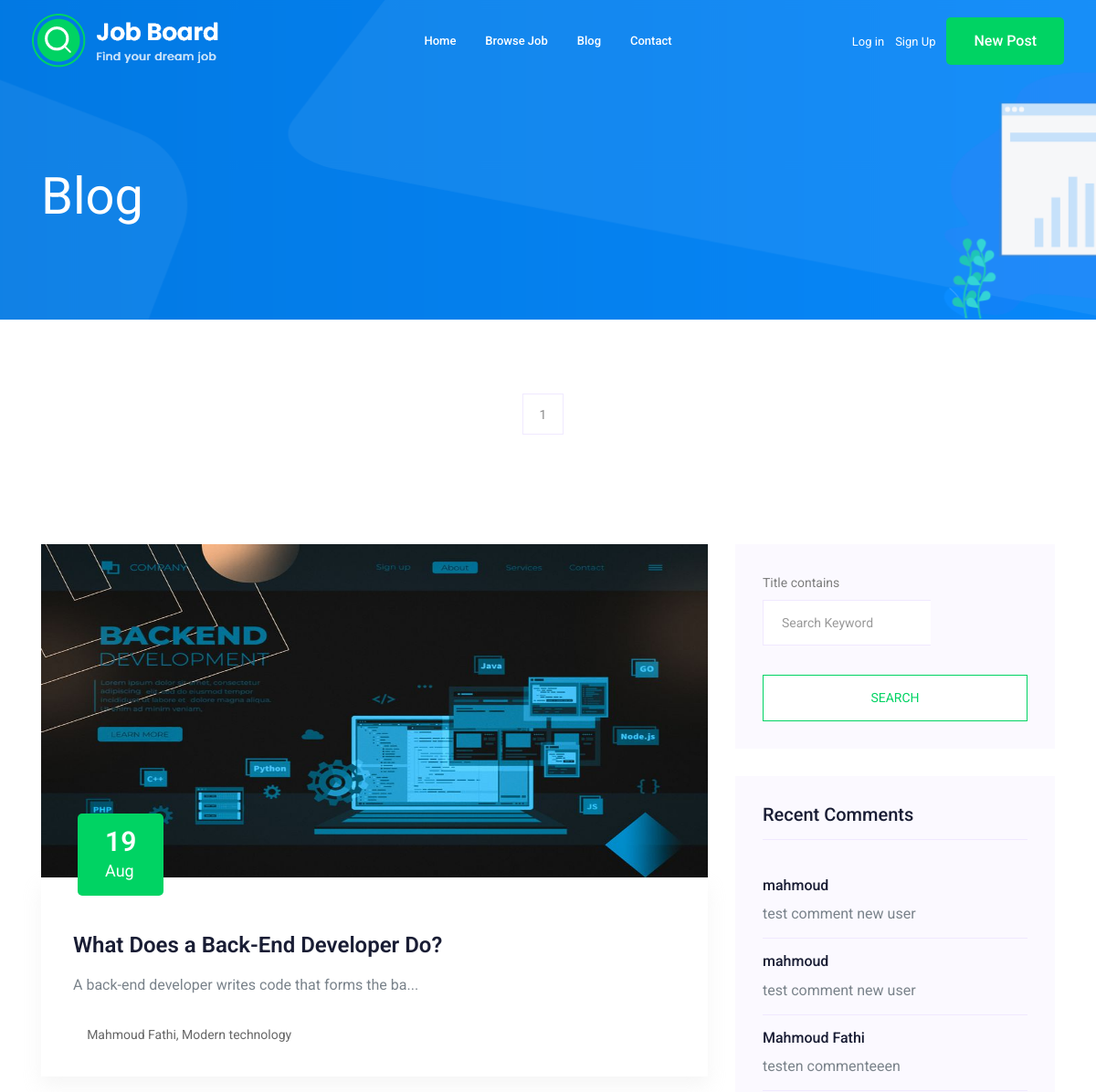
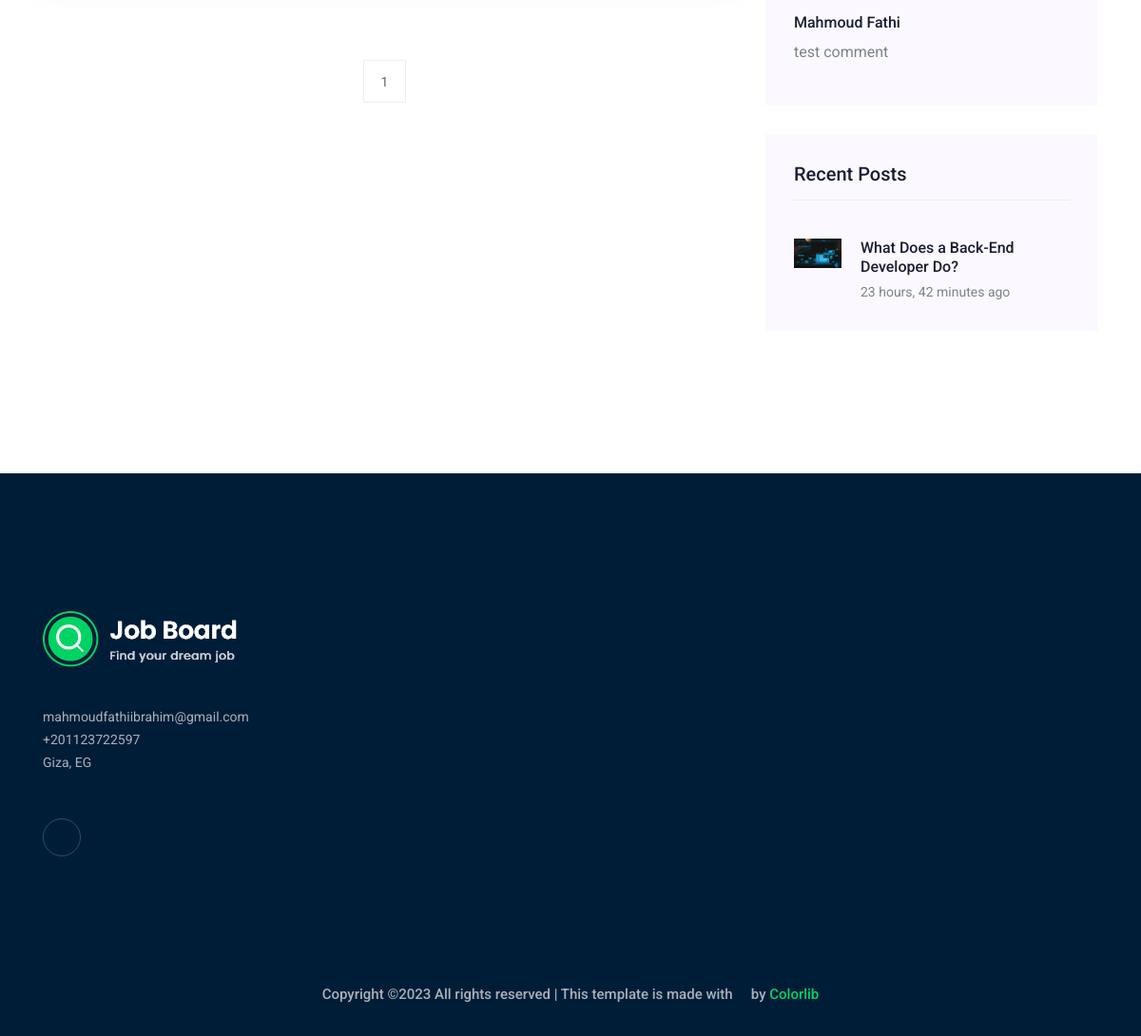
Screenshot of /blog/ with the database file from the repository (2 pictures, top to bottom).
### blog/models.py (models this page shows, shortened)
class Posts(models.Model):
    title = models.CharField(max_length=100)
    content = models.TextField()
    post_date = models.DateTimeField(auto_now=True)
    author = models.ForeignKey(User, on_delete=models.PROTECT)
    image = models.ImageField(upload_to=image_upload, default='profile/ava3.webp')
    category = models.ForeignKey('BlogCategory', on_delete=models.CASCADE)
    slug = models.SlugField(null=True, blank=True)
    class Meta:
        ordering = ['-post_date']

class BlogCategory(models.Model):
    name = models.CharField(max_length=50)
    def __str__(self):
        return self.name

class Comment(models.Model):
    commenter = models.ForeignKey(User, on_delete=models.CASCADE)
    body = models.TextField(verbose_name='Comment')
    comment_date = models.DateTimeField(auto_now_add=True)
    active = models.BooleanField(default=True)
    post = models.ForeignKey(Posts, on_delete=models.CASCADE, related_name='comments')
    class Meta:
        ordering = ['-comment_date']

### contact/models.py (models this page shows, shortened)
class Info(models.Model):
    place = models.CharField(max_length=50)
    phone_number = PhoneNumberField(region='EG')
    email = models.EmailField(max_length=100)

### blog/views.py (the view)
# urls.py: path('', views.post_list, name='blogs'),
def post_list(request):
    posts = Posts.objects.all()
    comments = Comment.objects.filter(active=True)
    category = BlogCategory.objects.all()
    my_filter = PostFilter(request.GET, queryset=posts)
    posts = my_filter.qs
    paginator = Paginator(posts, 2)  # show 3 job per page
    page_number = request.GET.get("page")
    page_obj = paginator.get_page(page_number)
    context = {'posts': page_obj,
               'filter': my_filter,
               'category': category,
               'comments': comments,
               }
    return render(request, 'blog/blog.html', context)

### blog/templatetags/post_tag.py (called while the page is built)
@register.inclusion_tag('blog/latest_posts.html')
def latest_posts():
    context = {
        'l_posts': Posts.objects.all()[0:5]
    }
    return context

@register.inclusion_tag('blog/latest_comments.html')
def latest_comments():
    context = {
        'l_comments': Comment.objects.filter(active=True)[0:5]
    }
    return context

### contact/context_processors.py (called while the page is built)
def my_info(request):
    info = Info.objects.first()
    context = {'info': info}
    return context

### templates/blog/blog.html (shortened to what this page needs)
<!doctype html>
{% extends 'base.html' %}
{% load static %}
{% load bootstrap4 %}
{% load post_tag %}
    {% block post_button %}
        <a class="boxed-btn3" href="{% url 'blog:add_post' %}">New Post</a>
    {% endblock post_button %}
{% block body %}
    <div class="bradcam_area bradcam_bg_1">
        <div class="container">
            <div class="row">
                <div class="col-xl-12">
                    <div class="bradcam_text">
                        <h3>blog</h3>
                    </div>
                </div>
            </div>
        </div>
    </div>
    <nav class="blog-pagination justify-content-center d-flex">
                            <ul class="pagination">
                                {% for i in posts.paginator.page_range %}
                                <li class="page-item-active">
                                    <a href="?page={{i}}" class="page-link">{{i}}</a>
                                </li>
                                {% endfor %}
                            </ul>
                        </nav>
    <section class="blog_area section-padding">
        <div class="container">
            <div class="row">
                <div class="col-lg-8 mb-5 mb-lg-0">
                    <div class="blog_left_sidebar">
                    {% for post in posts %}
                        <article class="blog_item">
                            <div class="blog_item_img">
                                <img class="card-img rounded-0" src="{{post.image.url}}" alt="" style="height: 365px;" >
                                <a href="{% url 'blog:post_detail' post.slug %}" class="blog_item_date">
                                    <h3>{{post.post_date|date:'d'}}</h3>
                                    <p>{{post.post_date|date:'M'}}</p>
                                </a>
                            </div>
                            <div class="blog_details">
                                <a class="d-inline-block" href="{% url 'blog:post_detail' post.slug %}">
                                    <h2>{{post.title}}</h2>
                                </a>
                                <p>{{post.content|slice:':50'}}...</p>
                                <ul class="blog-info-link">
                                    <li><a href="{% url 'accounts:profile' post.author.profile.slug %}"><i class="fa fa-user"></i>{{post.author.first_name}}, {{post.category}}</a></li>
                                </ul>
                            </div>
                        </article>
                    {% endfor %}
                        <nav class="blog-pagination justify-content-center d-flex">
                            <ul class="pagination">
                                {% for i in posts.paginator.page_range %}
                                <li class="page-item-active">
                                    <a href="?page={{i}}" class="page-link">{{i}}</a>
                                </li>
                                {% endfor %}
                            </ul>
                        </nav>
                    </div>
                </div>
                <div class="col-lg-4">
                    <div class="blog_right_sidebar">
                        <aside class="single_sidebar_widget search_widget">
                            <form action="#" method="GET" role="form">
                                <div class="form-group">
                                    <div class="input-group mb-3">
                                        {% bootstrap_field filter.form.title placeholder='Search Keyword' layout='inline' %}
                                    </div>
                                </div>
                                <button class="button rounded-0 primary-bg text-white w-100 btn_1 boxed-btn"
                                    type="submit">Search</button>
                            </form>
                        </aside>
                        <aside class="single_sidebar_widget post_category_widget">
                            {% latest_comments %}
                        </aside>
                        <aside class="single_sidebar_widget popular_post_widget">
                            {% latest_posts %}
                    </div>
                </div>
            </div>
    </section>
{% endblock body %}

### templates/base.html (shortened to what this page needs)
<!doctype html>
{% load static %}
<html class="no-js" lang="zxx">
<head>
    <link rel="stylesheet" href="{% static 'css/bootstrap.min.css' %}">
    <link rel="stylesheet" href="{% static 'css/owl.carousel.min.css' %}">
    <link rel="stylesheet" href="{% static 'css/magnific-popup.css' %}">
    <link rel="stylesheet" href="{% static 'css/font-awesome.min.css' %}">
    <link rel="stylesheet" href="{% static 'css/themify-icons.css' %}">
    <link rel="stylesheet" href="{% static 'css/nice-select.css' %}">
    <link rel="stylesheet" href="{% static 'css/flaticon.css' %}">
    <link rel="stylesheet" href="{% static 'css/jquery-ui.css' %}">
    <link rel="stylesheet" href="{% static 'css/gijgo.css' %}">
    <link rel="stylesheet" href="{% static 'css/animate.min.css' %}">
    <link rel="stylesheet" href="{% static 'css/slicknav.css' %}">
    <link rel="stylesheet" href="{% static 'css/style.css' %}">
</head>
<body>
    <header>
        <div class="header-area ">
            <div id="sticky-header" class="main-header-area">
                <div class="container-fluid ">
                    <div class="header_bottom_border">
                        <div class="row align-items-center">
                            <div class="col-xl-3 col-lg-2">
                                <div class="logo">
                                    <a href="{% url 'home:index' %}">
                                        <img src="{% static 'img/logo.png' %}" alt="">
                                    </a>
                                </div>
                            </div>
                            <div class="col-xl-6 col-lg-7">
                                <div class="main-menu  d-none d-lg-block">
                                    <nav>
                                        <ul id="navigation">
                                            <li><a href="{% url 'home:index' %}">home</a></li>
                                            <li><a href="{% url 'jobs:job_list' %}">Browse Job</a></li>
                                            <li><a href="{% url 'blog:blogs' %}">blog</a></li>
                                            <li><a href="{% url 'contact:contact_us' %}">Contact</a></li>
                                        </ul>
                                    </nav>
                                </div>
                            </div>
                            <div class="col-xl-3 col-lg-3 d-none d-lg-block">
                                <div class="Appointment">
                                    {% if request.user.is_authenticated %}
                                    <div class="col-xl-6 col-lg-7">
                                        <div class="main-menu  d-none d-lg-block">
                                            <nav>
                                                <ul id="navigation_profile">
                                                 <li><a href="#">Profile <i class="ti-angle-down"></i></a>
                                                        <ul class="submenu">
                                                            <li><a href="{% url 'accounts:profile' request.user.profile.slug %}">View Profile</a></li>
                                                            <li><a href="{% url 'logout' %}">Logout</a></li>
                                                        </ul>
                                                 </li>
                                                </ul>
                                            </nav>
                                        </div>
                                    </div>
                                    {% else %}
                                        <div class="phone_num d-none d-xl-block">
                                            <a href="{% url 'login' %}">Log in</a>
                                        </div>
                                        <div class="phone_num d-none d-xl-block">
                                            <a href="{% url 'accounts:signup' %}">Sign Up</a>
                                        </div>
                                    {% endif %}
                                    <div class="d-none d-lg-block">
                                        {% block post_button %}
                                        {% endblock post_button %}
                                    </div>
                                </div>
                            </div>
                            <div class="col-12">
                            </div>
                        </div>
                    </div>
                </div>
            </div>
        </div>
    </header>
    {% block body %}
    {% endblock body %}
    <footer class="footer">
        <div class="footer_top">
            <div class="container">
                <div class="row">
                    <div class="col-xl-3 col-md-6 col-lg-3">
                        <div class="footer_widget wow fadeInUp" data-wow-duration="1s" data-wow-delay=".3s">
                            <div class="footer_logo">
                                <a href="{% url 'jobs:job_list' %}">
                                    <img src="{% static 'img/logo.png' %}" alt="">
                                </a>
                            </div>
                            <p>
                                {{info.email}} <br>
                                {{info.phone_number}} <br>
                                {{info.place}}
                            </p>
                            <div class="socail_links">
                                <ul>
                                    <li>
                                        <a href="https://www.facebook.com/xenammm" target="_blank">
                                            <i class="ti-facebook"></i>
                                        </a>
                                    </li>
                                </ul>
                            </div>
                        </div>
                    </div>
                </div>
            </div>
        </div>
        <div class="copy-right_text wow fadeInUp" data-wow-duration="1.4s" data-wow-delay=".3s">
            <div class="container">
                <div class="row">
                    <div class="col-xl-12">
                        <p class="copy_right text-center">
Copyright &copy;<script>document.write(new Date().getFullYear());</script> All rights reserved | This template is made with <i class="fa fa-heart-o" aria-hidden="true"></i> by <a href="https://colorlib.com" target="_blank">Colorlib</a>
                        </p>
                    </div>
                </div>
            </div>
        </div>
    </footer>
</body>
</html>

### templates/blog/latest_comments.html
<!doctype html>
                            <h4 class="widget_title">Recent Comments</h4>
                            <ul class="list cat-list">
                                {% for comment in l_comments%}
                                <li>
                                    <a href="{% url 'accounts:profile' comment.commenter.profile.slug %}" class="d-flex">
                                        <h5>{{comment.commenter.first_name}}</h5>
                                    </a>
                                    <a href="{% url 'blog:post_detail' comment.post.slug %}" class="d-flex">
                                        <p>{{comment.body|slice:'50'}}</p>
                                    </a>
                                    {% empty %}
                                    <p>No Comments</p>
                                </li>
                                {% endfor %}
                            </ul>

### templates/blog/latest_posts.html
<!doctype html>
                            <h3 class="widget_title">Recent Posts</h3>
                            {% for post in l_posts%}
                            <div class="media post_item">
                                <img src="{{ post.image.url }}" alt="post" width="50px">
                                <div class="media-body">
                                    <a href="{% url 'blog:post_detail' post.slug %}">
                                        <h3>{{post.title|slice:'35'}}</h3>
                                    </a>
                                    <p>{{post.post_date|timesince}} ago</p>
                                </div>
                            </div>
                            {% empty %}
                            <p>No Posts</p>
                            {% endfor %}
                        </div>

### rows the page displays
Posts: image (picture), post_date "19", post_date "Aug", title "What Does a Back-End Developer Do?", content "A back-end developer writes code that forms the ba", author.first_name "Mahmoud Fathi", category "Modern technology", post_date "23 hours, 42 minutes"
Comment: commenter.first_name "mahmoud", body "test comment new user"
Comment: commenter.first_name "mahmoud", body "test comment new user"
Comment: commenter.first_name "Mahmoud Fathi", body "testen commenteeen"
Comment: commenter.first_name "Mahmoud Fathi", body "test comment"
Info: email "mahmoudfathiibrahim@gmail.com", phone_number "+201123722597", place "Giza, EG"

### other values shown
{{ i }} "1"
